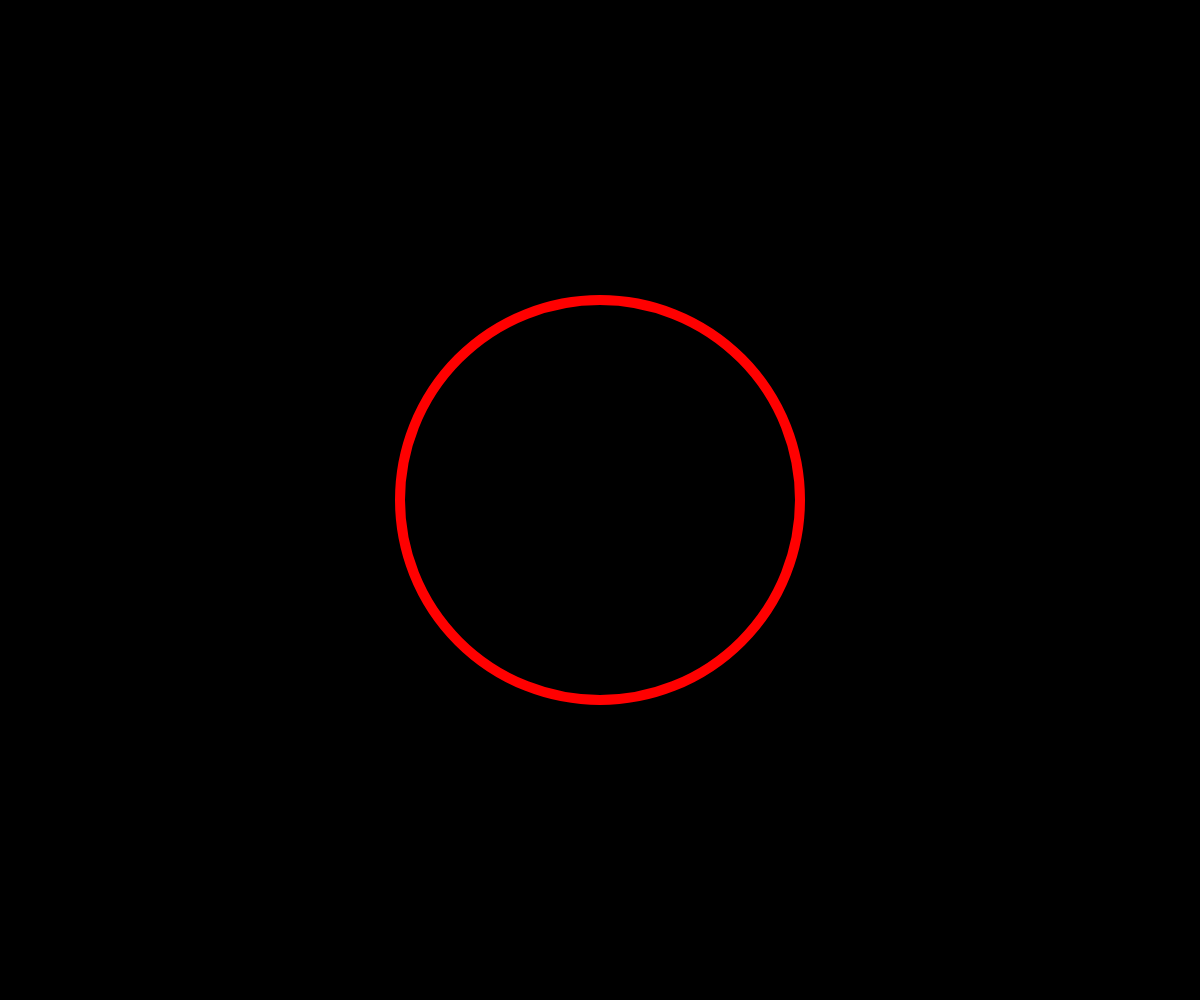
Frame 1 (no input)
Frame 60 (no input): identical to frame 1, image omitted
Frame 120 (the mouse pressed at the canvas centre since frame 60): identical to frame 1, image omitted

The p5.js sketch that drew this single still picture (run headless with seeded random() and noise() and a simulated clock; from frame 60 on, the mouse is pressed at the canvas centre):

// p5.js sketch
// ── sketch.js
let dimmerAngle = 0;
let dimmerSize;
let bgColor = 0;

function setup() {
  createCanvas(windowWidth, windowHeight);
  angleMode(DEGREES);
  dimmerSize = min(width, height) * 0.4;
}

function draw() {
  background(bgColor);
  
  // Dimmer-Kreis zeichnen
  push();
  translate(width/2, height/2);
  strokeWeight(10);
  noFill();
  stroke(255, 0, 0);
  ellipse(0, 0, dimmerSize, dimmerSize);
  stroke(0);
  arc(0, 0, dimmerSize, dimmerSize, 0, dimmerAngle);
  pop();
  
  // Hintergrundfarbe ändern basierend auf Dimmer-Wert
  bgColor = map(dimmerAngle, 0, 360, 0, 255);
}

function mouseDragged() {
  // Winkel des Dimmer-Kreises basierend auf Mausposition berechnen
  let dx = mouseX - width/2;
  let dy = mouseY - height/2;
  dimmerAngle = atan2(dy, dx);
  dimmerAngle = (dimmerAngle < 0) ? dimmerAngle + 360 : dimmerAngle;
}

function windowResized() {
  resizeCanvas(windowWidth, windowHeight);
  dimmerSize = min(width, height) * 0.4;
}
